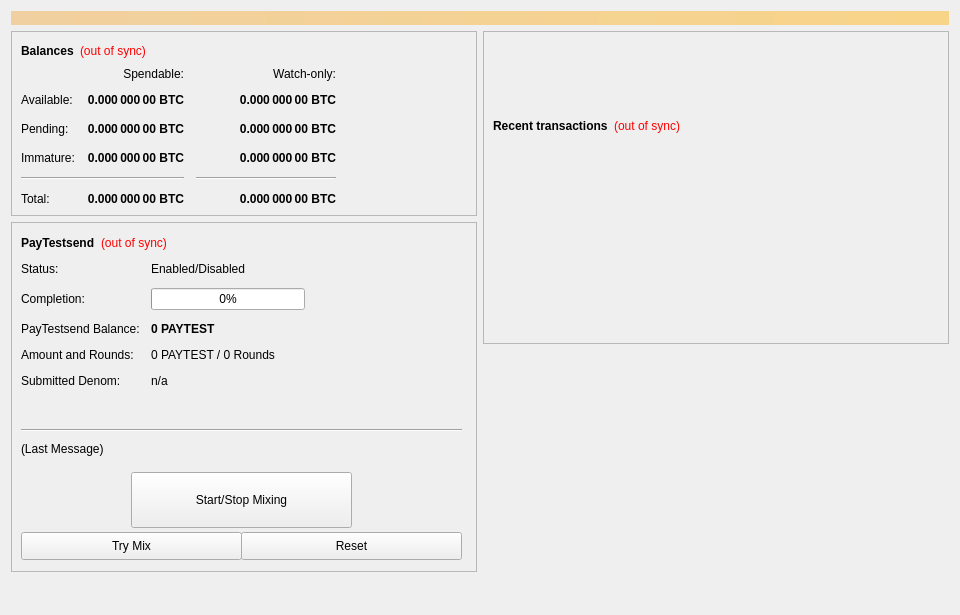
<?xml version="1.0" encoding="UTF-8"?>
<ui version="4.0">
 <class>OverviewPage</class>
 <widget class="QWidget" name="OverviewPage">
  <property name="geometry">
   <rect>
    <x>0</x>
    <y>0</y>
    <width>960</width>
    <height>615</height>
   </rect>
  </property>
  <property name="minimumSize">
   <size>
    <width>960</width>
    <height>0</height>
   </size>
  </property>
  <property name="windowTitle">
   <string>Form</string>
  </property>
  <layout class="QVBoxLayout" name="topLayout">
   <item>
    <widget class="QLabel" name="labelAlerts">
     <property name="visible">
      <bool>false</bool>
     </property>
     <property name="styleSheet">
      <string notr="true">background-color: qlineargradient(x1: 0, y1: 0, x2: 1, y2: 0, stop:0 #F0D0A0, stop:1 #F8D488); color:#000000;</string>
     </property>
     <property name="wordWrap">
      <bool>true</bool>
     </property>
     <property name="margin">
      <number>3</number>
     </property>
    </widget>
   </item>
   <item>
    <layout class="QHBoxLayout" name="horizontalLayout" stretch="1,1">
     <item>
      <layout class="QVBoxLayout" name="verticalLayout_2">
       <item>
        <widget class="QFrame" name="frame">
         <property name="frameShape">
          <enum>QFrame::StyledPanel</enum>
         </property>
         <property name="frameShadow">
          <enum>QFrame::Raised</enum>
         </property>
         <layout class="QVBoxLayout" name="verticalLayout_4">
          <item>
           <layout class="QHBoxLayout" name="horizontalLayout_4">
            <item>
             <widget class="QLabel" name="label_5">
              <property name="font">
               <font>
                <weight>75</weight>
                <bold>true</bold>
               </font>
              </property>
              <property name="text">
               <string>Balances</string>
              </property>
             </widget>
            </item>
            <item>
             <widget class="QLabel" name="labelWalletStatus">
              <property name="cursor">
               <cursorShape>WhatsThisCursor</cursorShape>
              </property>
              <property name="toolTip">
               <string>The displayed information may be out of date. Your wallet automatically synchronizes with the PAYTEST network after a connection is established, but this process has not completed yet.</string>
              </property>
              <property name="styleSheet">
               <string notr="true">QLabel { color: red; }</string>
              </property>
              <property name="text">
               <string notr="true">(out of sync)</string>
              </property>
              <property name="alignment">
               <set>Qt::AlignLeading|Qt::AlignLeft|Qt::AlignVCenter</set>
              </property>
             </widget>
            </item>
            <item>
             <spacer name="horizontalSpacer_3">
              <property name="orientation">
               <enum>Qt::Horizontal</enum>
              </property>
              <property name="sizeHint" stdset="0">
               <size>
                <width>40</width>
                <height>20</height>
               </size>
              </property>
             </spacer>
            </item>
           </layout>
          </item>
          <item>
           <layout class="QGridLayout" name="gridLayout">
            <property name="spacing">
             <number>12</number>
            </property>
            <item row="2" column="2">
             <widget class="QLabel" name="labelWatchPending">
              <property name="font">
               <font>
                <weight>75</weight>
                <bold>true</bold>
               </font>
              </property>
              <property name="cursor">
               <cursorShape>IBeamCursor</cursorShape>
              </property>
              <property name="toolTip">
               <string>Unconfirmed transactions to watch-only addresses</string>
              </property>
              <property name="text">
               <string notr="true">0.000 000 00 BTC</string>
              </property>
              <property name="alignment">
               <set>Qt::AlignRight|Qt::AlignTrailing|Qt::AlignVCenter</set>
              </property>
              <property name="textInteractionFlags">
               <set>Qt::LinksAccessibleByMouse|Qt::TextSelectableByKeyboard|Qt::TextSelectableByMouse</set>
              </property>
             </widget>
            </item>
            <item row="2" column="1">
             <widget class="QLabel" name="labelUnconfirmed">
              <property name="font">
               <font>
                <weight>75</weight>
                <bold>true</bold>
               </font>
              </property>
              <property name="cursor">
               <cursorShape>IBeamCursor</cursorShape>
              </property>
              <property name="toolTip">
               <string>Total of transactions that have yet to be confirmed, and do not yet count toward the spendable balance</string>
              </property>
              <property name="text">
               <string notr="true">0.000 000 00 BTC</string>
              </property>
              <property name="alignment">
               <set>Qt::AlignRight|Qt::AlignTrailing|Qt::AlignVCenter</set>
              </property>
              <property name="textInteractionFlags">
               <set>Qt::LinksAccessibleByMouse|Qt::TextSelectableByKeyboard|Qt::TextSelectableByMouse</set>
              </property>
             </widget>
            </item>
            <item row="3" column="2">
             <widget class="QLabel" name="labelWatchImmature">
              <property name="font">
               <font>
                <weight>75</weight>
                <bold>true</bold>
               </font>
              </property>
              <property name="cursor">
               <cursorShape>IBeamCursor</cursorShape>
              </property>
              <property name="toolTip">
               <string>Staked or masternode rewards in watch-only addresses that has not yet matured</string>
              </property>
              <property name="text">
               <string notr="true">0.000 000 00 BTC</string>
              </property>
              <property name="alignment">
               <set>Qt::AlignRight|Qt::AlignTrailing|Qt::AlignVCenter</set>
              </property>
              <property name="textInteractionFlags">
               <set>Qt::LinksAccessibleByMouse|Qt::TextSelectableByKeyboard|Qt::TextSelectableByMouse</set>
              </property>
             </widget>
            </item>
            <item row="4" column="0" colspan="2">
             <widget class="Line" name="lineSpendableBalance">
              <property name="orientation">
               <enum>Qt::Horizontal</enum>
              </property>
             </widget>
            </item>
            <item row="4" column="2">
             <widget class="Line" name="lineWatchBalance">
              <property name="sizePolicy">
               <sizepolicy hsizetype="Preferred" vsizetype="Fixed">
                <horstretch>0</horstretch>
                <verstretch>0</verstretch>
               </sizepolicy>
              </property>
              <property name="minimumSize">
               <size>
                <width>140</width>
                <height>0</height>
               </size>
              </property>
              <property name="orientation">
               <enum>Qt::Horizontal</enum>
              </property>
             </widget>
            </item>
            <item row="5" column="0">
             <widget class="QLabel" name="labelTotalText">
              <property name="text">
               <string>Total:</string>
              </property>
             </widget>
            </item>
            <item row="3" column="1">
             <widget class="QLabel" name="labelImmature">
              <property name="font">
               <font>
                <weight>75</weight>
                <bold>true</bold>
               </font>
              </property>
              <property name="cursor">
               <cursorShape>IBeamCursor</cursorShape>
              </property>
              <property name="toolTip">
               <string>Staked or masternode rewards that has not yet matured</string>
              </property>
              <property name="text">
               <string notr="true">0.000 000 00 BTC</string>
              </property>
              <property name="alignment">
               <set>Qt::AlignRight|Qt::AlignTrailing|Qt::AlignVCenter</set>
              </property>
              <property name="textInteractionFlags">
               <set>Qt::LinksAccessibleByMouse|Qt::TextSelectableByKeyboard|Qt::TextSelectableByMouse</set>
              </property>
             </widget>
            </item>
            <item row="2" column="3">
             <spacer name="horizontalSpacer_2">
              <property name="orientation">
               <enum>Qt::Horizontal</enum>
              </property>
              <property name="sizeHint" stdset="0">
               <size>
                <width>40</width>
                <height>20</height>
               </size>
              </property>
             </spacer>
            </item>
            <item row="3" column="0">
             <widget class="QLabel" name="labelImmatureText">
              <property name="text">
               <string>Immature:</string>
              </property>
             </widget>
            </item>
            <item row="5" column="1">
             <widget class="QLabel" name="labelTotal">
              <property name="font">
               <font>
                <weight>75</weight>
                <bold>true</bold>
               </font>
              </property>
              <property name="cursor">
               <cursorShape>IBeamCursor</cursorShape>
              </property>
              <property name="toolTip">
               <string>Your current total balance</string>
              </property>
              <property name="text">
               <string notr="true">0.000 000 00 BTC</string>
              </property>
              <property name="alignment">
               <set>Qt::AlignRight|Qt::AlignTrailing|Qt::AlignVCenter</set>
              </property>
              <property name="textInteractionFlags">
               <set>Qt::LinksAccessibleByMouse|Qt::TextSelectableByKeyboard|Qt::TextSelectableByMouse</set>
              </property>
             </widget>
            </item>
            <item row="5" column="2">
             <widget class="QLabel" name="labelWatchTotal">
              <property name="font">
               <font>
                <weight>75</weight>
                <bold>true</bold>
               </font>
              </property>
              <property name="cursor">
               <cursorShape>IBeamCursor</cursorShape>
              </property>
              <property name="toolTip">
               <string>Current total balance in watch-only addresses</string>
              </property>
              <property name="text">
               <string notr="true">0.000 000 00 BTC</string>
              </property>
              <property name="alignment">
               <set>Qt::AlignRight|Qt::AlignTrailing|Qt::AlignVCenter</set>
              </property>
              <property name="textInteractionFlags">
               <set>Qt::LinksAccessibleByMouse|Qt::TextSelectableByKeyboard|Qt::TextSelectableByMouse</set>
              </property>
             </widget>
            </item>
            <item row="0" column="2">
             <widget class="QLabel" name="labelWatchonly">
              <property name="text">
               <string>Watch-only:</string>
              </property>
              <property name="alignment">
               <set>Qt::AlignRight|Qt::AlignTrailing|Qt::AlignVCenter</set>
              </property>
             </widget>
            </item>
            <item row="1" column="0">
             <widget class="QLabel" name="labelBalanceText">
              <property name="text">
               <string>Available:</string>
              </property>
             </widget>
            </item>
            <item row="1" column="1">
             <widget class="QLabel" name="labelBalance">
              <property name="font">
               <font>
                <weight>75</weight>
                <bold>true</bold>
               </font>
              </property>
              <property name="cursor">
               <cursorShape>IBeamCursor</cursorShape>
              </property>
              <property name="toolTip">
               <string>Your current spendable balance</string>
              </property>
              <property name="text">
               <string notr="true">0.000 000 00 BTC</string>
              </property>
              <property name="alignment">
               <set>Qt::AlignRight|Qt::AlignTrailing|Qt::AlignVCenter</set>
              </property>
              <property name="textInteractionFlags">
               <set>Qt::LinksAccessibleByMouse|Qt::TextSelectableByKeyboard|Qt::TextSelectableByMouse</set>
              </property>
             </widget>
            </item>
            <item row="1" column="2">
             <widget class="QLabel" name="labelWatchAvailable">
              <property name="font">
               <font>
                <weight>75</weight>
                <bold>true</bold>
               </font>
              </property>
              <property name="cursor">
               <cursorShape>IBeamCursor</cursorShape>
              </property>
              <property name="toolTip">
               <string>Your current balance in watch-only addresses</string>
              </property>
              <property name="text">
               <string notr="true">0.000 000 00 BTC</string>
              </property>
              <property name="alignment">
               <set>Qt::AlignRight|Qt::AlignTrailing|Qt::AlignVCenter</set>
              </property>
              <property name="textInteractionFlags">
               <set>Qt::LinksAccessibleByMouse|Qt::TextSelectableByKeyboard|Qt::TextSelectableByMouse</set>
              </property>
             </widget>
            </item>
            <item row="2" column="0">
             <widget class="QLabel" name="labelPendingText">
              <property name="text">
               <string>Pending:</string>
              </property>
             </widget>
            </item>
            <item row="0" column="1">
             <widget class="QLabel" name="labelSpendable">
              <property name="text">
               <string>Spendable:</string>
              </property>
              <property name="alignment">
               <set>Qt::AlignRight|Qt::AlignTrailing|Qt::AlignVCenter</set>
              </property>
             </widget>
            </item>
           </layout>
          </item>
         </layout>
        </widget>
       </item>
       <item>
        <widget class="QFrame" name="frameObfuscation">
         <property name="minimumSize">
          <size>
           <width>0</width>
           <height>350</height>
          </size>
         </property>
         <property name="layoutDirection">
          <enum>Qt::LeftToRight</enum>
         </property>
         <property name="frameShape">
          <enum>QFrame::StyledPanel</enum>
         </property>
         <property name="frameShadow">
          <enum>QFrame::Raised</enum>
         </property>
         <widget class="QWidget" name="formLayoutWidget">
          <property name="geometry">
           <rect>
            <x>10</x>
            <y>40</y>
            <width>451</width>
            <height>161</height>
           </rect>
          </property>
          <layout class="QFormLayout" name="formLayout">
           <property name="fieldGrowthPolicy">
            <enum>QFormLayout::AllNonFixedFieldsGrow</enum>
           </property>
           <property name="horizontalSpacing">
            <number>11</number>
           </property>
           <property name="verticalSpacing">
            <number>12</number>
           </property>
           <item row="0" column="0">
            <widget class="QLabel" name="label_6">
             <property name="text">
              <string>Status:</string>
             </property>
            </widget>
           </item>
           <item row="1" column="0">
            <widget class="QLabel" name="label_7">
             <property name="text">
              <string>Completion:</string>
             </property>
            </widget>
           </item>
           <item row="1" column="1">
            <widget class="QProgressBar" name="obfuscationProgress">
             <property name="maximumSize">
              <size>
               <width>154</width>
               <height>16777215</height>
              </size>
             </property>
             <property name="value">
              <number>0</number>
             </property>
            </widget>
           </item>
           <item row="2" column="0">
            <widget class="QLabel" name="labelAnonymizedText">
             <property name="text">
              <string>PayTestsend Balance:</string>
             </property>
            </widget>
           </item>
           <item row="2" column="1">
            <widget class="QLabel" name="labelAnonymized">
             <property name="font">
              <font>
               <weight>75</weight>
               <bold>true</bold>
              </font>
             </property>
             <property name="text">
              <string notr="true">0 PAYTEST</string>
             </property>
            </widget>
           </item>
           <item row="3" column="0">
            <widget class="QLabel" name="label_8">
             <property name="text">
              <string>Amount and Rounds:</string>
             </property>
            </widget>
           </item>
           <item row="3" column="1">
            <widget class="QLabel" name="labelAmountRounds">
             <property name="text">
              <string>0 PAYTEST / 0 Rounds</string>
             </property>
            </widget>
           </item>
           <item row="4" column="0">
            <widget class="QLabel" name="label_9">
             <property name="text">
              <string>Submitted Denom:</string>
             </property>
            </widget>
           </item>
           <item row="4" column="1">
            <widget class="QLabel" name="labelSubmittedDenom">
             <property name="toolTip">
              <string>The denominations you submitted to the Masternode.&lt;br&gt;To mix, other users must submit the exact same denominations.</string>
             </property>
             <property name="text">
              <string>n/a</string>
             </property>
            </widget>
           </item>
           <item row="0" column="1">
            <widget class="QLabel" name="PayTestsendEnabled">
             <property name="text">
              <string>Enabled/Disabled</string>
             </property>
            </widget>
           </item>
          </layout>
         </widget>
         <widget class="QPushButton" name="runAutoDenom">
          <property name="geometry">
           <rect>
            <x>251</x>
            <y>17</y>
            <width>1</width>
            <height>1</height>
           </rect>
          </property>
          <property name="palette">
           <palette>
            <active>
             <colorrole role="WindowText">
              <brush brushstyle="SolidPattern">
               <color alpha="255">
                <red>0</red>
                <green>0</green>
                <blue>0</blue>
               </color>
              </brush>
             </colorrole>
             <colorrole role="Button">
              <brush brushstyle="SolidPattern">
               <color alpha="255">
                <red>239</red>
                <green>238</green>
                <blue>238</blue>
               </color>
              </brush>
             </colorrole>
             <colorrole role="Light">
              <brush brushstyle="SolidPattern">
               <color alpha="255">
                <red>255</red>
                <green>255</green>
                <blue>255</blue>
               </color>
              </brush>
             </colorrole>
             <colorrole role="Midlight">
              <brush brushstyle="SolidPattern">
               <color alpha="255">
                <red>247</red>
                <green>246</green>
                <blue>246</blue>
               </color>
              </brush>
             </colorrole>
             <colorrole role="Dark">
              <brush brushstyle="SolidPattern">
               <color alpha="255">
                <red>119</red>
                <green>119</green>
                <blue>119</blue>
               </color>
              </brush>
             </colorrole>
             <colorrole role="Mid">
              <brush brushstyle="SolidPattern">
               <color alpha="255">
                <red>159</red>
                <green>159</green>
                <blue>159</blue>
               </color>
              </brush>
             </colorrole>
             <colorrole role="Text">
              <brush brushstyle="SolidPattern">
               <color alpha="255">
                <red>0</red>
                <green>0</green>
                <blue>0</blue>
               </color>
              </brush>
             </colorrole>
             <colorrole role="BrightText">
              <brush brushstyle="SolidPattern">
               <color alpha="255">
                <red>255</red>
                <green>255</green>
                <blue>255</blue>
               </color>
              </brush>
             </colorrole>
             <colorrole role="ButtonText">
              <brush brushstyle="SolidPattern">
               <color alpha="255">
                <red>0</red>
                <green>0</green>
                <blue>0</blue>
               </color>
              </brush>
             </colorrole>
             <colorrole role="Base">
              <brush brushstyle="SolidPattern">
               <color alpha="255">
                <red>255</red>
                <green>255</green>
                <blue>255</blue>
               </color>
              </brush>
             </colorrole>
             <colorrole role="Window">
              <brush brushstyle="SolidPattern">
               <color alpha="255">
                <red>239</red>
                <green>238</green>
                <blue>238</blue>
               </color>
              </brush>
             </colorrole>
             <colorrole role="Shadow">
              <brush brushstyle="SolidPattern">
               <color alpha="255">
                <red>0</red>
                <green>0</green>
                <blue>0</blue>
               </color>
              </brush>
             </colorrole>
             <colorrole role="AlternateBase">
              <brush brushstyle="SolidPattern">
               <color alpha="255">
                <red>247</red>
                <green>246</green>
                <blue>246</blue>
               </color>
              </brush>
             </colorrole>
             <colorrole role="ToolTipBase">
              <brush brushstyle="SolidPattern">
               <color alpha="255">
                <red>255</red>
                <green>255</green>
                <blue>220</blue>
               </color>
              </brush>
             </colorrole>
             <colorrole role="ToolTipText">
              <brush brushstyle="SolidPattern">
               <color alpha="255">
                <red>0</red>
                <green>0</green>
                <blue>0</blue>
               </color>
              </brush>
             </colorrole>
            </active>
            <inactive>
             <colorrole role="WindowText">
              <brush brushstyle="SolidPattern">
               <color alpha="255">
                <red>0</red>
                <green>0</green>
                <blue>0</blue>
               </color>
              </brush>
             </colorrole>
             <colorrole role="Button">
              <brush brushstyle="SolidPattern">
               <color alpha="255">
                <red>239</red>
                <green>238</green>
                <blue>238</blue>
               </color>
              </brush>
             </colorrole>
             <colorrole role="Light">
              <brush brushstyle="SolidPattern">
               <color alpha="255">
                <red>255</red>
                <green>255</green>
                <blue>255</blue>
               </color>
              </brush>
             </colorrole>
             <colorrole role="Midlight">
              <brush brushstyle="SolidPattern">
               <color alpha="255">
                <red>247</red>
                <green>246</green>
                <blue>246</blue>
               </color>
              </brush>
             </colorrole>
             <colorrole role="Dark">
              <brush brushstyle="SolidPattern">
               <color alpha="255">
                <red>119</red>
                <green>119</green>
                <blue>119</blue>
               </color>
              </brush>
             </colorrole>
             <colorrole role="Mid">
              <brush brushstyle="SolidPattern">
               <color alpha="255">
                <red>159</red>
                <green>159</green>
                <blue>159</blue>
               </color>
              </brush>
             </colorrole>
             <colorrole role="Text">
              <brush brushstyle="SolidPattern">
               <color alpha="255">
                <red>0</red>
                <green>0</green>
                <blue>0</blue>
               </color>
              </brush>
             </colorrole>
             <colorrole role="BrightText">
              <brush brushstyle="SolidPattern">
               <color alpha="255">
                <red>255</red>
                <green>255</green>
                <blue>255</blue>
               </color>
              </brush>
             </colorrole>
             <colorrole role="ButtonText">
              <brush brushstyle="SolidPattern">
               <color alpha="255">
                <red>0</red>
                <green>0</green>
                <blue>0</blue>
               </color>
              </brush>
             </colorrole>
             <colorrole role="Base">
              <brush brushstyle="SolidPattern">
               <color alpha="255">
                <red>255</red>
                <green>255</green>
                <blue>255</blue>
               </color>
              </brush>
             </colorrole>
             <colorrole role="Window">
              <brush brushstyle="SolidPattern">
               <color alpha="255">
                <red>239</red>
                <green>238</green>
                <blue>238</blue>
               </color>
              </brush>
             </colorrole>
             <colorrole role="Shadow">
              <brush brushstyle="SolidPattern">
               <color alpha="255">
                <red>0</red>
                <green>0</green>
                <blue>0</blue>
               </color>
              </brush>
             </colorrole>
             <colorrole role="AlternateBase">
              <brush brushstyle="SolidPattern">
               <color alpha="255">
                <red>247</red>
                <green>246</green>
                <blue>246</blue>
               </color>
              </brush>
             </colorrole>
             <colorrole role="ToolTipBase">
              <brush brushstyle="SolidPattern">
               <color alpha="255">
                <red>255</red>
                <green>255</green>
                <blue>220</blue>
               </color>
              </brush>
             </colorrole>
             <colorrole role="ToolTipText">
              <brush brushstyle="SolidPattern">
               <color alpha="255">
                <red>0</red>
                <green>0</green>
                <blue>0</blue>
               </color>
              </brush>
             </colorrole>
            </inactive>
            <disabled>
             <colorrole role="WindowText">
              <brush brushstyle="SolidPattern">
               <color alpha="255">
                <red>119</red>
                <green>119</green>
                <blue>119</blue>
               </color>
              </brush>
             </colorrole>
             <colorrole role="Button">
              <brush brushstyle="SolidPattern">
               <color alpha="255">
                <red>239</red>
                <green>238</green>
                <blue>238</blue>
               </color>
              </brush>
             </colorrole>
             <colorrole role="Light">
              <brush brushstyle="SolidPattern">
               <color alpha="255">
                <red>255</red>
                <green>255</green>
                <blue>255</blue>
               </color>
              </brush>
             </colorrole>
             <colorrole role="Midlight">
              <brush brushstyle="SolidPattern">
               <color alpha="255">
                <red>247</red>
                <green>246</green>
                <blue>246</blue>
               </color>
              </brush>
             </colorrole>
             <colorrole role="Dark">
              <brush brushstyle="SolidPattern">
               <color alpha="255">
                <red>119</red>
                <green>119</green>
                <blue>119</blue>
               </color>
              </brush>
             </colorrole>
             <colorrole role="Mid">
              <brush brushstyle="SolidPattern">
               <color alpha="255">
                <red>159</red>
                <green>159</green>
                <blue>159</blue>
               </color>
              </brush>
             </colorrole>
             <colorrole role="Text">
              <brush brushstyle="SolidPattern">
               <color alpha="255">
                <red>119</red>
                <green>119</green>
                <blue>119</blue>
               </color>
              </brush>
             </colorrole>
             <colorrole role="BrightText">
              <brush brushstyle="SolidPattern">
               <color alpha="255">
                <red>255</red>
                <green>255</green>
                <blue>255</blue>
               </color>
              </brush>
             </colorrole>
             <colorrole role="ButtonText">
              <brush brushstyle="SolidPattern">
               <color alpha="255">
                <red>119</red>
                <green>119</green>
                <blue>119</blue>
               </color>
              </brush>
             </colorrole>
             <colorrole role="Base">
              <brush brushstyle="SolidPattern">
               <color alpha="255">
                <red>239</red>
                <green>238</green>
                <blue>238</blue>
               </color>
              </brush>
             </colorrole>
             <colorrole role="Window">
              <brush brushstyle="SolidPattern">
               <color alpha="255">
                <red>239</red>
                <green>238</green>
                <blue>238</blue>
               </color>
              </brush>
             </colorrole>
             <colorrole role="Shadow">
              <brush brushstyle="SolidPattern">
               <color alpha="255">
                <red>0</red>
                <green>0</green>
                <blue>0</blue>
               </color>
              </brush>
             </colorrole>
             <colorrole role="AlternateBase">
              <brush brushstyle="SolidPattern">
               <color alpha="255">
                <red>239</red>
                <green>238</green>
                <blue>238</blue>
               </color>
              </brush>
             </colorrole>
             <colorrole role="ToolTipBase">
              <brush brushstyle="SolidPattern">
               <color alpha="255">
                <red>255</red>
                <green>255</green>
                <blue>220</blue>
               </color>
              </brush>
             </colorrole>
             <colorrole role="ToolTipText">
              <brush brushstyle="SolidPattern">
               <color alpha="255">
                <red>0</red>
                <green>0</green>
                <blue>0</blue>
               </color>
              </brush>
             </colorrole>
            </disabled>
           </palette>
          </property>
          <property name="focusPolicy">
           <enum>Qt::NoFocus</enum>
          </property>
          <property name="autoFillBackground">
           <bool>true</bool>
          </property>
          <property name="text">
           <string/>
          </property>
          <property name="flat">
           <bool>true</bool>
          </property>
         </widget>
         <widget class="QPushButton" name="toggleObfuscation">
          <property name="geometry">
           <rect>
            <x>120</x>
            <y>250</y>
            <width>221</width>
            <height>56</height>
           </rect>
          </property>
          <property name="sizePolicy">
           <sizepolicy hsizetype="MinimumExpanding" vsizetype="Fixed">
            <horstretch>0</horstretch>
            <verstretch>0</verstretch>
           </sizepolicy>
          </property>
          <property name="text">
           <string>Start/Stop Mixing</string>
          </property>
         </widget>
         <widget class="Line" name="lineLastMessage">
          <property name="geometry">
           <rect>
            <x>10</x>
            <y>200</y>
            <width>441</width>
            <height>16</height>
           </rect>
          </property>
          <property name="orientation">
           <enum>Qt::Horizontal</enum>
          </property>
         </widget>
         <widget class="QLabel" name="PayTestsendStatus">
          <property name="geometry">
           <rect>
            <x>10</x>
            <y>220</y>
            <width>451</width>
            <height>61</height>
           </rect>
          </property>
          <property name="minimumSize">
           <size>
            <width>288</width>
            <height>43</height>
           </size>
          </property>
          <property name="text">
           <string>(Last Message)</string>
          </property>
          <property name="alignment">
           <set>Qt::AlignLeading|Qt::AlignLeft|Qt::AlignTop</set>
          </property>
          <property name="wordWrap">
           <bool>true</bool>
          </property>
         </widget>
         <widget class="QPushButton" name="obfuscationAuto">
          <property name="geometry">
           <rect>
            <x>10</x>
            <y>310</y>
            <width>221</width>
            <height>28</height>
           </rect>
          </property>
          <property name="sizePolicy">
           <sizepolicy hsizetype="MinimumExpanding" vsizetype="Fixed">
            <horstretch>0</horstretch>
            <verstretch>0</verstretch>
           </sizepolicy>
          </property>
          <property name="toolTip">
           <string>Try to manually submit a PayTestsend request.</string>
          </property>
          <property name="text">
           <string>Try Mix</string>
          </property>
         </widget>
         <widget class="QPushButton" name="obfuscationReset">
          <property name="geometry">
           <rect>
            <x>230</x>
            <y>310</y>
            <width>221</width>
            <height>28</height>
           </rect>
          </property>
          <property name="sizePolicy">
           <sizepolicy hsizetype="MinimumExpanding" vsizetype="Fixed">
            <horstretch>0</horstretch>
            <verstretch>0</verstretch>
           </sizepolicy>
          </property>
          <property name="toolTip">
           <string>Reset the current status of PayTestsend (can interrupt PayTestsend if it's in the process of Mixing, which can cost you money!)</string>
          </property>
          <property name="autoFillBackground">
           <bool>false</bool>
          </property>
          <property name="text">
           <string>Reset</string>
          </property>
         </widget>
         <widget class="QWidget" name="layoutWidget">
          <property name="geometry">
           <rect>
            <x>10</x>
            <y>10</y>
            <width>431</width>
            <height>22</height>
           </rect>
          </property>
          <layout class="QHBoxLayout" name="horizontalLayout_5">
           <item>
            <widget class="QLabel" name="label_2">
             <property name="font">
              <font>
               <weight>75</weight>
               <bold>true</bold>
              </font>
             </property>
             <property name="text">
              <string>PayTestsend</string>
             </property>
            </widget>
           </item>
           <item>
            <widget class="QLabel" name="labelObfuscationSyncStatus">
             <property name="toolTip">
              <string>The displayed information may be out of date. Your wallet automatically synchronizes with the PAYTEST network after a connection is established, but this process has not completed yet.</string>
             </property>
             <property name="styleSheet">
              <string notr="true">QLabel { color: red; }</string>
             </property>
             <property name="text">
              <string notr="true">(out of sync)</string>
             </property>
             <property name="alignment">
              <set>Qt::AlignLeading|Qt::AlignLeft|Qt::AlignVCenter</set>
             </property>
            </widget>
           </item>
           <item>
            <spacer name="horizontalSpacer_4">
             <property name="orientation">
              <enum>Qt::Horizontal</enum>
             </property>
             <property name="sizeHint" stdset="0">
              <size>
               <width>40</width>
               <height>20</height>
              </size>
             </property>
            </spacer>
           </item>
          </layout>
         </widget>
        </widget>
       </item>
       <item>
        <spacer name="verticalSpacer">
         <property name="orientation">
          <enum>Qt::Vertical</enum>
         </property>
         <property name="sizeHint" stdset="0">
          <size>
           <width>20</width>
           <height>40</height>
          </size>
         </property>
        </spacer>
       </item>
      </layout>
     </item>
     <item>
      <layout class="QVBoxLayout" name="verticalLayout_3">
       <item>
        <widget class="QFrame" name="frame_2">
         <property name="frameShape">
          <enum>QFrame::StyledPanel</enum>
         </property>
         <property name="frameShadow">
          <enum>QFrame::Raised</enum>
         </property>
         <layout class="QVBoxLayout" name="verticalLayout">
          <item>
           <spacer name="verticalSpacer_3">
            <property name="orientation">
             <enum>Qt::Vertical</enum>
            </property>
            <property name="sizeType">
             <enum>QSizePolicy::Fixed</enum>
            </property>
            <property name="sizeHint" stdset="0">
             <size>
              <width>20</width>
              <height>75</height>
             </size>
            </property>
           </spacer>
          </item>
          <item>
           <layout class="QHBoxLayout" name="horizontalLayout_2">
            <item>
             <widget class="QLabel" name="label_4">
              <property name="font">
               <font>
                <weight>75</weight>
                <bold>true</bold>
               </font>
              </property>
              <property name="text">
               <string>Recent transactions</string>
              </property>
             </widget>
            </item>
            <item>
             <widget class="QLabel" name="labelTransactionsStatus">
              <property name="cursor">
               <cursorShape>WhatsThisCursor</cursorShape>
              </property>
              <property name="toolTip">
               <string>The displayed information may be out of date. Your wallet automatically synchronizes with the PAYTEST network after a connection is established, but this process has not completed yet.</string>
              </property>
              <property name="styleSheet">
               <string notr="true">QLabel { color: red; }</string>
              </property>
              <property name="text">
               <string notr="true">(out of sync)</string>
              </property>
              <property name="alignment">
               <set>Qt::AlignRight|Qt::AlignTrailing|Qt::AlignVCenter</set>
              </property>
             </widget>
            </item>
            <item>
             <spacer name="horizontalSpacer">
              <property name="orientation">
               <enum>Qt::Horizontal</enum>
              </property>
              <property name="sizeHint" stdset="0">
               <size>
                <width>40</width>
                <height>20</height>
               </size>
              </property>
             </spacer>
            </item>
           </layout>
          </item>
          <item>
           <widget class="QListView" name="listTransactions">
            <property name="styleSheet">
             <string notr="true">QListView { background: transparent; }</string>
            </property>
            <property name="frameShape">
             <enum>QFrame::NoFrame</enum>
            </property>
            <property name="verticalScrollBarPolicy">
             <enum>Qt::ScrollBarAlwaysOff</enum>
            </property>
            <property name="horizontalScrollBarPolicy">
             <enum>Qt::ScrollBarAlwaysOff</enum>
            </property>
            <property name="selectionMode">
             <enum>QAbstractItemView::NoSelection</enum>
            </property>
           </widget>
          </item>
         </layout>
        </widget>
       </item>
       <item>
        <spacer name="verticalSpacer_2">
         <property name="orientation">
          <enum>Qt::Vertical</enum>
         </property>
         <property name="sizeType">
          <enum>QSizePolicy::Expanding</enum>
         </property>
         <property name="sizeHint" stdset="0">
          <size>
           <width>20</width>
           <height>40</height>
          </size>
         </property>
        </spacer>
       </item>
      </layout>
     </item>
    </layout>
   </item>
  </layout>
 </widget>
 <resources/>
 <connections/>
</ui>
